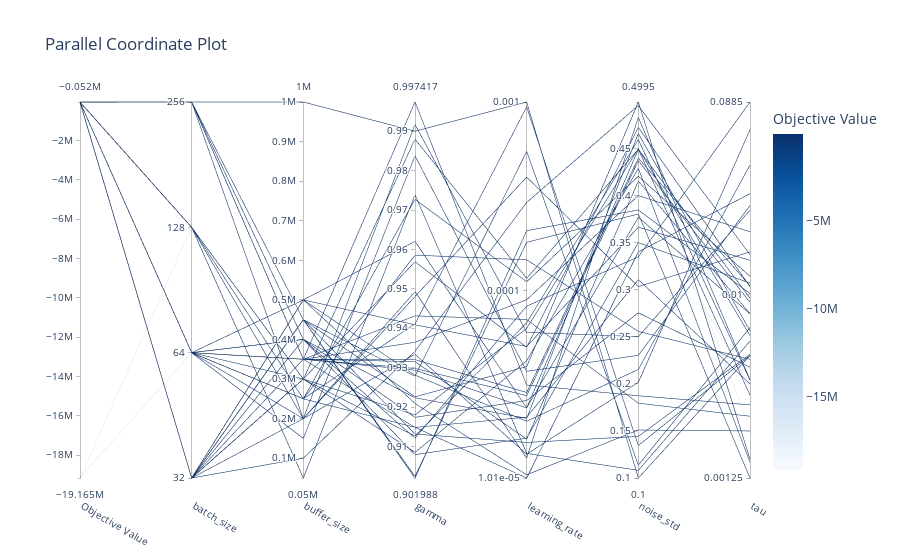

Notebook cell for this chart:
### Markdown cell above
**Parallel Coordinate Plot**

This plot helps visualize the relationships between hyperparameters and the objective value. It’s useful for spotting trends or correlations.

### Code cell
from optuna.visualization import plot_parallel_coordinate

fig = plot_parallel_coordinate(study)
fig.show()
